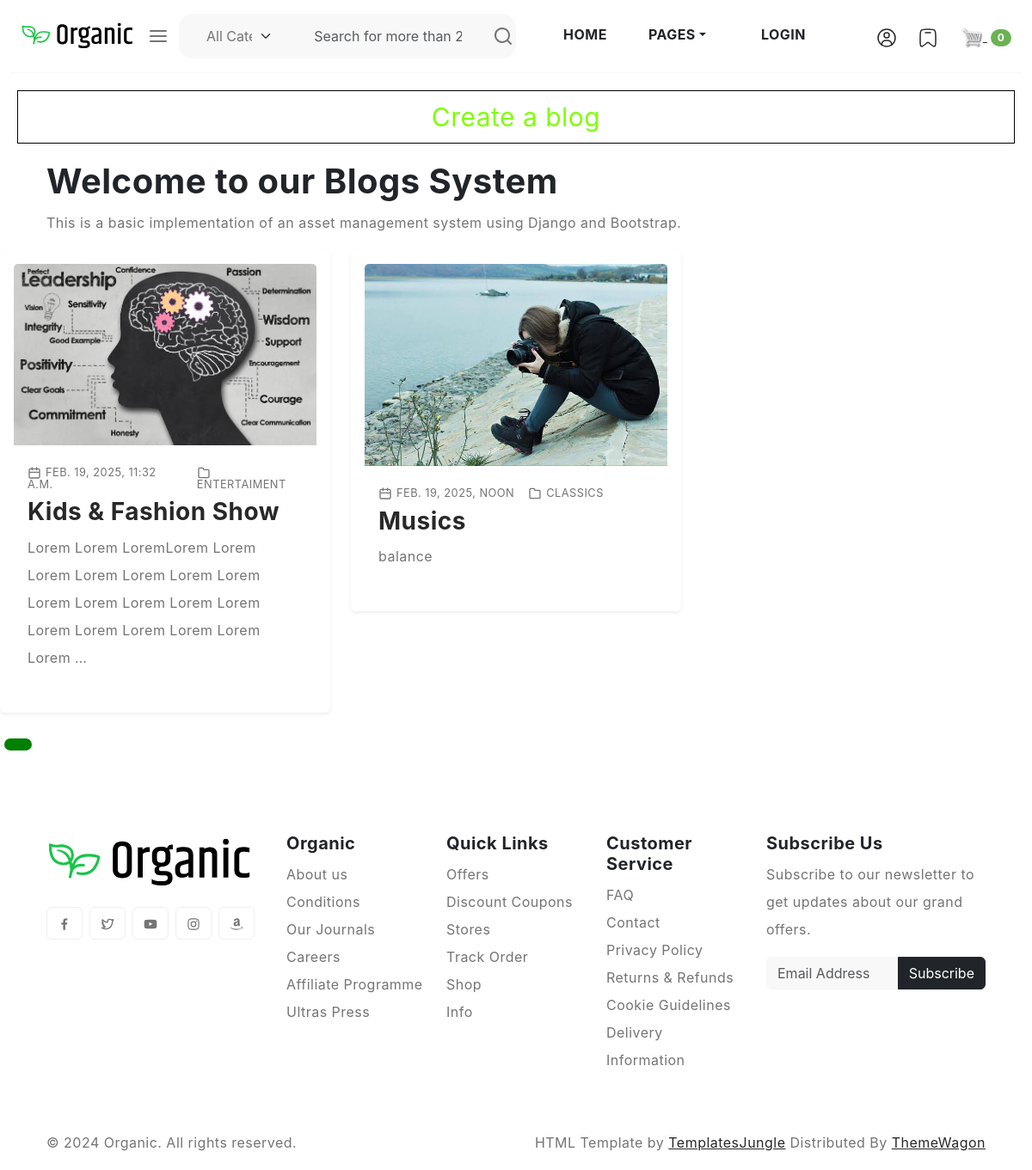
/blogs/, run on an earlier commit of the app's database.
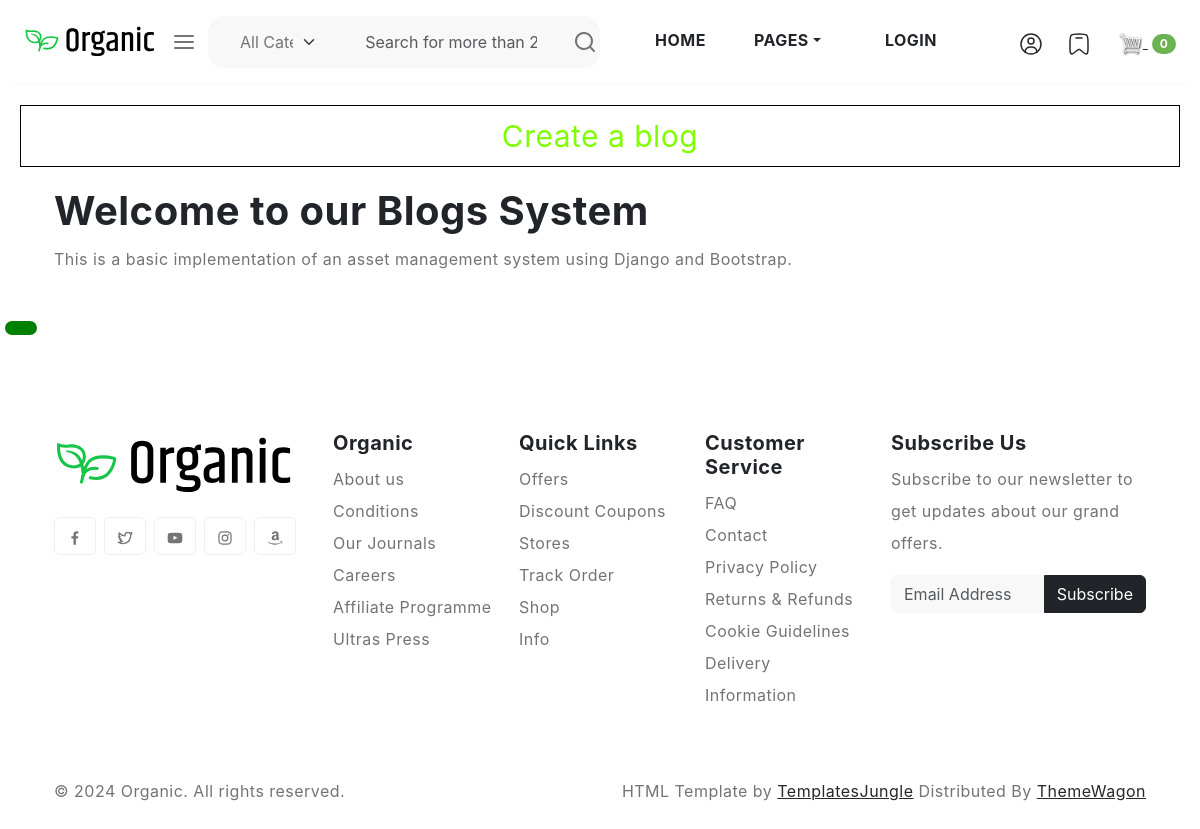
And on a later commit of the database.
### blogs/models.py (models this page shows, shortened)
class Blog(models.Model):
    category = models.ForeignKey(Category, on_delete=models.CASCADE)
    title = models.CharField(max_length=100)
    slug = models.SlugField(max_length=200, unique=True, blank=True)
    image = models.ImageField(upload_to='blogs/')
    body = models.TextField()
    created_at = models.DateTimeField(auto_now_add=True)
    updated_at = models.DateTimeField(auto_now=True)

class Category(models.Model):
    name = models.CharField(max_length=50)
    slug = models.SlugField(max_length=200, unique=True, blank=True)
    description = models.TextField()

### blogs/views.py (the view)
# urls.py: path("blogs/", blogs, name="blogs"),
def blogs(request):
    blogs = Blog.objects.all()
    paginate = Paginator(blogs, 3)
    page = request.GET.get('page')
    try:
        blogs_page = paginate.page(page)
    except PageNotAnInteger:
        blogs_page = paginate.page(1)
    except EmptyPage:
        blogs_page = paginate.page(paginate.num_pages)
    context = {
        "blogs_page":blogs_page
    }
    return render(request, 'pages/blogs/blogs.html', context)

### stock/context_processors.py (called while the page is built)
def cart(request):
    return {'cart': Cart(request)}

### templates/pages/blogs/blogs.html (shortened to what this page needs)
{% extends "assets/base.html" %} {% load static %} {% block content %}
<section>
  <div
    style="
      align-items: center;
      text-align: center;
      margin: 20px 20px;
      border: 1px solid black;
    "
  >
    <span
      ><a
        href="{% url 'blog/create'  %}"
        style="font-size: 30px; color: chartreuse; text-decoration: none"
        >Create a blog</a
      ></span
    >
  </div>
</section>
<section class="pb-5">
  <div class="container-lg">
    <h1>Welcome to our Blogs System</h1>
    <p>
      This is a basic implementation of an asset management system using Django
      and Bootstrap.
    </p>
  </div>
  <div class="row">
    {% for b in blogs_page %}
    <div class="col-md-4">
      <article class="post-item card border-0 shadow-sm p-3">
        <div class="image-holder zoom-effect">
          <a href="#">
            <img src="{{b.image.url}}" alt="post" class="card-img-top" />
          </a>
        </div>
        <div class="card-body">
          <div
            class="post-meta d-flex text-uppercase gap-3 my-2 align-items-center"
          >
            <div class="meta-date">
              <svg width="16" height="16">
                <use xlink:href="#calendar"></use></svg
              >{{ b.created_at }}
            </div>
            <div class="meta-categories">
              <svg width="16" height="16">
                <use xlink:href="#category"></use></svg
              >{{ b.category.name }}
            </div>
          </div>
          <div class="post-header">
            <h3 class="post-title">
              <a
                href="{% url 'blog/read' slug=b.slug %}"
                class="text-decoration-none"
                >{{b.title}}</a
              >
            </h3>
            <p>{{b.body|truncatewords:20}}</p>
          </div>
        </div>
      </article>
    </div>
    {% endfor %}
    <br />
    <div class="blog-pagination d-flex">
      <ul class="justify-content-center d-flex w-50 justify-content-between">
        <span class="current">
          <li class="active"><a href="#">{{blogs_page_page.number}}</a></li>
        </span>
      </ul>
    </div>
  </div>
</section>
{% endblock %}

### templates/assets/base.html (shortened to what this page needs)
{% load static %}
<!DOCTYPE html>
<html lang="en">
  <head>
    <link rel="stylesheet" href="https://cdn.jsdelivr.net/npm/swiper@9/swiper-bundle.min.css">
    <link href="https://cdn.jsdelivr.net/npm/bootstrap@5.3.0-alpha3/dist/css/bootstrap.min.css" rel="stylesheet">
    <link rel="stylesheet" type="text/css" href="{% static 'css/vendor.css' %}">
    <link rel="stylesheet" type="text/css" href="{% static 'style.css' %}">
    <link rel="stylesheet" type="text/css" href="{% static 'css/filter.css' %}">
    <link rel="stylesheet" type="text/css" href="{% static 'css/custom.css' %}">
  </head>
  <body>
    {% include "assets/header.html" %}
    {% block content %}
    {% endblock %}
    {% include 'assets/footer.html' %}
  </body>
</html>

### templates/assets/header.html (shortened to what this page needs)
{% load static %}
<header>
  <div class="container-fluid">
    <div class="row py-3 border-bottom">
      <div class="col-sm-4 col-lg-2 text-center text-sm-start d-flex gap-3 justify-content-center justify-content-md-start">
        <div class="d-flex align-items-center my-3 my-sm-0">
          <a href="index/">
            <img src="{% static 'images/logo.svg' %}" alt="logo" class="img-fluid">
          </a>
        </div>
        <button class="navbar-toggler" type="button" data-bs-toggle="offcanvas" data-bs-target="#offcanvasNavbar"
          aria-controls="offcanvasNavbar">
          <svg width="24" height="24" viewBox="0 0 24 24"><use xlink:href="#menu"></use></svg>
        </button>
      </div>
      <div class="col-sm-6 offset-sm-2 offset-md-0 col-lg-4">
        <div class="search-bar row bg-light p-2 rounded-4">
          <div class="col-md-4 d-none d-md-block">
            <select class="form-select border-0 bg-transparent">
              <option>All Categories</option>
            </select>
          </div>
          <div class="col-11 col-md-7">
            <form id="search-form" class="text-center" action="index.html" method="post">
              <input type="text" class="form-control border-0 bg-transparent" placeholder="Search for more than 20,000 products">
            </form>
          </div>
          <div class="col-1">
            <svg xmlns="http://www.w3.org/2000/svg" width="24" height="24" viewBox="0 0 24 24"><path fill="currentColor" d="M21.71 20.29L18 16.61A9 9 0 1 0 16.61 18l3.68 3.68a1 1 0 0 0 1.42 0a1 1 0 0 0 0-1.39ZM11 18a7 7 0 1 1 7-7a7 7 0 0 1-7 7Z"/></svg>
          </div>
        </div>
      </div>
      <div class="col-lg-4">
        <ul class="navbar-nav list-unstyled d-flex flex-row gap-3 gap-lg-5 justify-content-center flex-wrap align-items-center mb-0 fw-bold text-uppercase text-dark">
          <li class="nav-item active">
            <a href="{% url 'index' %}" class="nav-link">Home</a>
          </li>
          <li class="nav-item dropdown">
            <a class="nav-link dropdown-toggle pe-3" role="button" id="pages" data-bs-toggle="dropdown" aria-expanded="false">Pages</a>
          </li>
          {% if user.is_authenticated %}
          <li class="nav-item active">
            <a href="{% url 'logout' %}" class="nav-link">Logout</a>
          </li>
          {% else %}
          <li class="nav-item active">
            <a href="{% url 'login' %}" class="nav-link">Login</a>
          </li>
          {% endif %}
        </ul>
      </div>
      <div class="col-sm-8 col-lg-2 d-flex gap-5 align-items-center justify-content-center justify-content-sm-end">
        <ul class="d-flex justify-content-end list-unstyled m-0">
          <li>
            <a href="#" class="p-2 mx-1">
              <svg width="24" height="24"><use xlink:href="#user"></use></svg>
            </a>
          </li>
          <li>
            <a href="#" class="p-2 mx-1">
              <svg width="24" height="24"><use xlink:href="#wishlist"></use></svg>
            </a>
          </li>
          <li>
            <a href="{% url 'cart_summary' %}">
              <img src="{% static 'images/cart.png' %}" class="cart-i" id="cart-icon" />
              <span class="bg-primary text-white badge ms-1 rounded-pill" id="cart-quantity">0</span>
            </a>
          </li>
        </ul>
      </div>
    </div>
  </div>
</header>

### templates/assets/footer.html
<footer class="py-5">
  <div class="container-lg">
    <div class="row">
      <div class="col-lg-3 col-md-6 col-sm-6">
        <div class="footer-menu">
          <img src="images/logo.svg" width="240" height="70" alt="logo">
          <div class="social-links mt-3">
            <ul class="d-flex list-unstyled gap-2">
              <li>
                <a href="#" class="btn btn-outline-light">
                  <svg width="16" height="16"><use xlink:href="#facebook"></use></svg>
                </a>
              </li>
              <li>
                <a href="#" class="btn btn-outline-light">
                  <svg width="16" height="16"><use xlink:href="#twitter"></use></svg>
                </a>
              </li>
              <li>
                <a href="#" class="btn btn-outline-light">
                  <svg width="16" height="16"><use xlink:href="#youtube"></use></svg>
                </a>
              </li>
              <li>
                <a href="#" class="btn btn-outline-light">
                  <svg width="16" height="16"><use xlink:href="#instagram"></use></svg>
                </a>
              </li>
              <li>
                <a href="#" class="btn btn-outline-light">
                  <svg width="16" height="16"><use xlink:href="#amazon"></use></svg>
                </a>
              </li>
            </ul>
          </div>
        </div>
      </div>
      <div class="col-md-2 col-sm-6">
        <div class="footer-menu">
          <h5 class="widget-title">Organic</h5>
          <ul class="menu-list list-unstyled">
            <li class="menu-item">
              <a href="#" class="nav-link">About us</a>
            </li>
            <li class="menu-item">
              <a href="#" class="nav-link">Conditions </a>
            </li>
            <li class="menu-item">
              <a href="#" class="nav-link">Our Journals</a>
            </li>
            <li class="menu-item">
              <a href="#" class="nav-link">Careers</a>
            </li>
            <li class="menu-item">
              <a href="#" class="nav-link">Affiliate Programme</a>
            </li>
            <li class="menu-item">
              <a href="#" class="nav-link">Ultras Press</a>
            </li>
          </ul>
        </div>
      </div>
      <div class="col-md-2 col-sm-6">
        <div class="footer-menu">
          <h5 class="widget-title">Quick Links</h5>
          <ul class="menu-list list-unstyled">
            <li class="menu-item">
              <a href="#" class="nav-link">Offers</a>
            </li>
            <li class="menu-item">
              <a href="#" class="nav-link">Discount Coupons</a>
            </li>
            <li class="menu-item">
              <a href="#" class="nav-link">Stores</a>
            </li>
            <li class="menu-item">
              <a href="#" class="nav-link">Track Order</a>
            </li>
            <li class="menu-item">
              <a href="#" class="nav-link">Shop</a>
            </li>
            <li class="menu-item">
              <a href="#" class="nav-link">Info</a>
            </li>
          </ul>
        </div>
      </div>
      <div class="col-md-2 col-sm-6">
        <div class="footer-menu">
          <h5 class="widget-title">Customer Service</h5>
          <ul class="menu-list list-unstyled">
            <li class="menu-item">
              <a href="#" class="nav-link">FAQ</a>
            </li>
            <li class="menu-item">
              <a href="#" class="nav-link">Contact</a>
            </li>
            <li class="menu-item">
              <a href="#" class="nav-link">Privacy Policy</a>
            </li>
            <li class="menu-item">
              <a href="#" class="nav-link">Returns & Refunds</a>
            </li>
            <li class="menu-item">
              <a href="#" class="nav-link">Cookie Guidelines</a>
            </li>
            <li class="menu-item">
              <a href="#" class="nav-link">Delivery Information</a>
            </li>
          </ul>
        </div>
      </div>
      <div class="col-lg-3 col-md-6 col-sm-6">
        <div class="footer-menu">
          <h5 class="widget-title">Subscribe Us</h5>
          <p>Subscribe to our newsletter to get updates about our grand offers.</p>
          <form class="d-flex mt-3 gap-0" action="index.html">
            <input class="form-control rounded-start rounded-0 bg-light" type="email" placeholder="Email Address" aria-label="Email Address">
            <button class="btn btn-dark rounded-end rounded-0" type="submit">Subscribe</button>
          </form>
        </div>
      </div>
    </div>
  </div>
</footer>
<div id="footer-bottom">
  <div class="container-lg">
    <div class="row">
      <div class="col-md-6 copyright">
        <p>© 2024 Organic. All rights reserved.</p>
      </div>
      <div class="col-md-6 credit-link text-start text-md-end">
        <p>HTML Template by <a href="https://templatesjungle.com/">TemplatesJungle</a> Distributed By <a href="https://themewagon.com">ThemeWagon</a> </p>
      </div>
    </div>
  </div>
</div>

### static/style.css (style rules this page uses)
body { --heading-font : "Inter", sans-serif; --bs-link-color: #333; --bs-link-hover-color:#333; --bs-link-color-rgb: 40,40,40; --bs-link-hover-color-rgb: 0,0,0; --bs-light-rgb: 248, 248, 248; --bs-font-sans-serif: "Inter", sans-serif; --bs-body-font-family: var(--bs-font-sans-serif); --bs-body-font-size: 1rem; --bs-body-font-weight: 400; --bs-body-line-height: 2; --bs-body-color: #747474; --bs-primary: #6BB252; --bs-primary-rgb: 107, 178, 82; --bs-secondary: #364127; --bs-secondary-rgb: 54, 65, 39; --bs-danger: #F95F09; --bs-danger-rgb: 249, 95, 9; --bs-success: #a3be4c; --bs-success-rgb: 163, 190, 76; --bs-primary-bg-subtle: #FFF9EB; --bs-success-bg-subtle: #eef5e5; --bs-border-color: #F7F7F7; }
.btn-outline-light { --bs-btn-color: #747474; --bs-btn-border-color: #EFEFEF; --bs-btn-hover-color: #000; --bs-btn-hover-bg: #EFEFEF; --bs-btn-hover-border-color: #EFEFEF; --bs-btn-focus-shadow-rgb: 248,249,250; --bs-btn-active-color: #000; --bs-btn-active-bg: #EFEFEF; --bs-btn-active-border-color: #EFEFEF; --bs-btn-active-shadow: inset 0 3px 5px rgba(0, 0, 0, 0.125); --bs-btn-disabled-color: #EFEFEF; --bs-btn-disabled-bg: transparent; --bs-btn-disabled-border-color: #EFEFEF; --bs-gradient: none; }
body { letter-spacing: 0.03em; }
h1,h2,h3,h4,h5,h6 { font-family: var(--heading-font); color: var(--bs-dark); font-weight: 700; }
.blog-pagination { margin-top: 30px; color: #555555; }
.blog-pagination ul { display: flex; padding: 0; margin: 0; list-style: none; }
.blog-pagination li { margin: 0 5px; transition: 0.3s; border-radius: 10px; }
.blog-pagination li a { color: green; padding: 7px 16px; display: flex; align-items: center; justify-content: center; }
.blog-pagination li.active, .blog-pagination li:hover { background: green; color: #fff; }
.blog-pagination li.active a, .blog-pagination li:hover a { color: green; }
.container, .container-fluid, .container-lg, .container-md, .container-sm, .container-xl, .container-xxl { --bs-gutter-x: 3rem; }

### static/css/custom.css (style rules this page uses)
.cart-i { width:25px; display: inline-block; margin-left: 15px; }

What changed in the data, as far as the page shows it:
removed Blog: image (picture), created_at "FEB. 19, 2025, 11:32 A.M.", category.name "ENTERTAIMENT", title "Kids & Fashion Show", body "Lorem Lorem LoremLorem Lorem Lorem Lorem Lorem Lorem Lorem Lorem Lorem Lorem Lorem Lorem Lorem Lorem Lorem Lorem Lorem Lorem …"
removed Blog: image (picture), created_at "FEB. 19, 2025, NOON", category.name "CLASSICS", title "Musics", body "balance"
